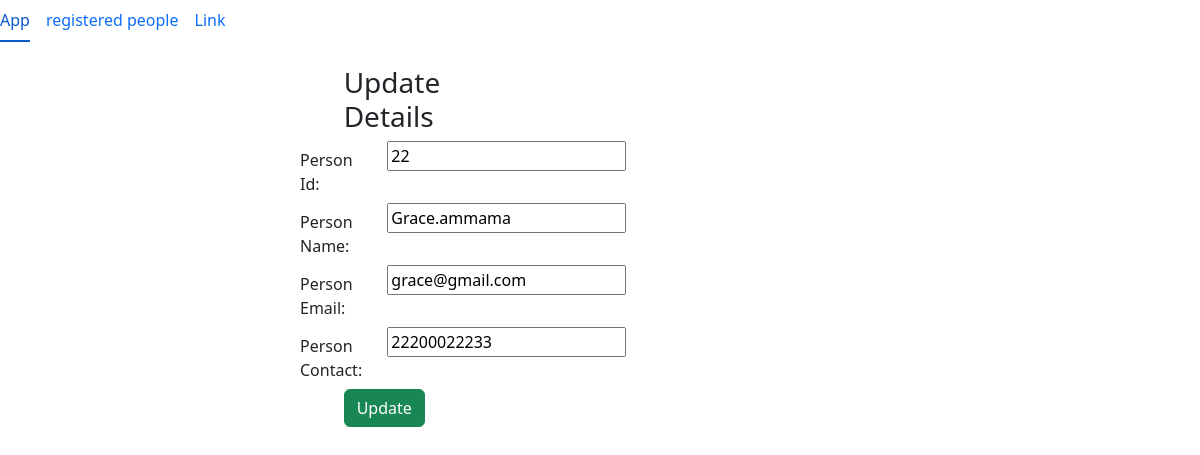
Screenshot of /edit/5 with the database file from the repository.
### local/models.py (models this page shows)
class Person(models.Model):
    person_id = models.CharField(max_length=20)
    person_name = models.CharField(max_length=100)
    person_email = models.EmailField()
    person_contact = models.CharField(max_length=15)
    class Meta:
        db_table = "person"

### local/views.py (the view)
# urls.py: path('edit/<int:id>', views.edit),
def edit(request, id):
    person2 = Person.objects.get(id=id)
    return render(request,'edit.html', {'person2':person2})

### local/templates/edit.html (shortened to what this page needs)
{% extends 'base.html' %}
{% block area %}
<form method="POST" class="post-form" action="/update/{{person2.id}}">
    <div class="col-md-5 offset-md-3">
<br>
    <div class="form-group row">
    <label class="col-sm-1 col-form-label"></label>
    <div class="col-sm-4">
    <h3>Update Details</h3>
    </div>
  </div>
    <div class="form-group row">
    <label class="col-sm-2 col-form-label">Person Id:</label>
    <div class="col-sm-4">
        <input type="text" name="person_id"  required maxlength="20" value="{{ person2.person_id }}"/>
    </div>
  </div>
  <div class="form-group row">
    <label class="col-sm-2 col-form-label">Person Name:</label>
    <div class="col-sm-4">
        <input type="text" name="person_name"  required maxlength="100" value="{{ person2.person_name}}" />
    </div>
  </div>
    <div class="form-group row">
    <label class="col-sm-2 col-form-label">Person Email:</label>
    <div class="col-sm-4">
        <input type="email" name="person_email"  required maxlength="254" value="{{ person2.person_email }}" />
    </div>
  </div>
    <div class="form-group row">
    <label class="col-sm-2 col-form-label">Person Contact:</label>
    <div class="col-sm-4">
        <input type="text" name="person_contact" required maxlength="15" value="{{ person2.person_contact }}" />
    </div>
  </div>
    <div class="form-group row">
    <label class="col-sm-1 col-form-label"></label>
    <div class="col-sm-4">
    <button type="submit" class="btn btn-success">Update</button>
    </div>
  </div>
    </div>
</form>
{% endblock %}

### rows the page displays
Person: person_id "22", person_name "Grace.ammama", person_email "grace@gmail.com", person_contact "22200022233"
